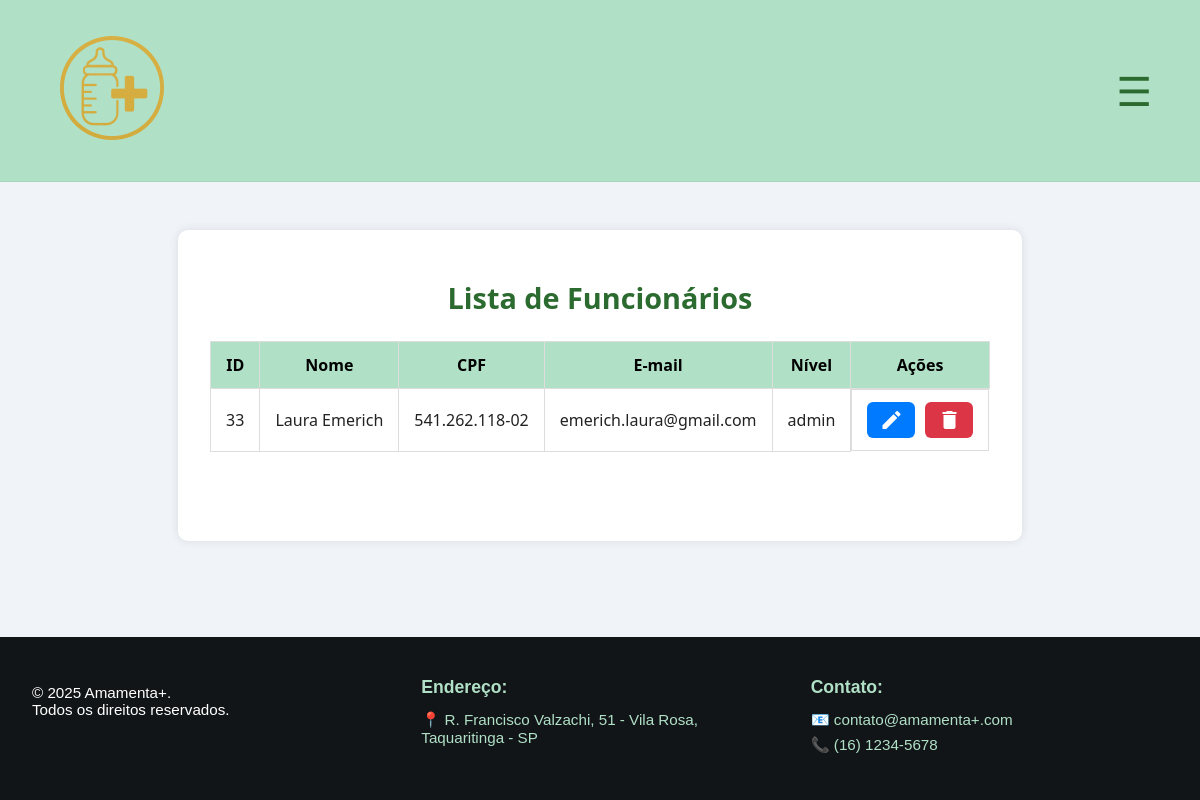
/assets/visualizar-funcionarios.php (signed in), run on the app's committed database.
### tables this page shows
CREATE TABLE `usuarios` (
  `id` int(11) NOT NULL,
  `nome` varchar(100) DEFAULT NULL,
  `email` varchar(100) DEFAULT NULL,
  `cpf` varchar(14) DEFAULT NULL,
  `senha` varchar(255) NOT NULL,
  `nivel` enum('admin','funcionario') NOT NULL
);

### assets/visualizar-funcionarios.php (the view, shortened to what this page needs)
<?php
include "processamento/conexao.php";
?>
<!DOCTYPE html>
<html lang="pt-BR">
<head>
<link rel="stylesheet" href="/SistemaBL/style/style.css">
</head>
<body>
<?php include "header.php"; ?>
<div class="funcionarios-container">
  <h2>Lista de Funcionários</h2>
  <div style="overflow-x:auto;">
    <table class="styled-table">
      <thead>
        <tr>
          <th>ID</th>
          <th>Nome</th>
          <th>CPF</th>
          <th>E-mail</th>
          <th>Nível</th>
          <th>Ações</th>
        </tr>
      </thead>
      <tbody>
      <?php
      $sql = "SELECT * FROM usuarios ORDER BY nome ASC";
      $resultado = $conn->query($sql);
      if ($resultado->num_rows > 0) {
        while ($row = $resultado->fetch_assoc()) {
          echo "<tr>";
          echo "<td>".htmlspecialchars($row['id'])."</td>";
          echo "<td>".htmlspecialchars($row['nome'])."</td>";
          echo "<td>".htmlspecialchars($row['cpf'])."</td>";
          echo "<td>".htmlspecialchars($row['email'])."</td>";
          echo "<td>".htmlspecialchars($row['nivel'])."</td>";
          echo "<td class='acoes'>
                  <a href='editar-funcionario.php?id=".$row['id']."' class='editar' title='Editar'>
                    <span class='material-icons'>edit</span>
                  </a>
                  <a href='#' class='excluir' data-id='".$row['id']."' data-nome='".htmlspecialchars($row['nome'])."' title='Excluir'>
                    <span class='material-icons'>delete</span>
                  </a>
                </td>";
          echo "</tr>";
        }
      } else {
        echo "<tr><td colspan='6'>Nenhum funcionário encontrado.</td></tr>";
      }
      ?>
      </tbody>
    </table>
  </div>
</div>
<?php include "footer.php"; ?>
</body>
</html>

### style/style.css (style rules this page uses)
:root { --cor-fundo-pagina: #f0f4f8; --cor-fundo-form: #ffffff; --cor-texto: #222222; --cor-borda-input: #cccccc; --cor-botao: #2e7d32; --cor-botao-hover: #388e3c; --dourado: rgb(212, 175, 55); --verde-menta: rgb(176, 224, 198); }
* { margin: 0; padding: 0; box-sizing: border-box; }
body { font-family: 'Segoe UI', Tahoma, Geneva, Verdana, sans-serif; background-color: var(--cor-fundo-pagina); color: var(--cor-texto); padding: 0; margin: 0; height: 100%; display: flex; flex-direction: column; }
h2 { text-align: center; color: var(--dourado); margin-bottom: 2rem; font-size: 1.8rem; margin-top: 0; padding-top: 1rem; }

### style/header.css (style rules this page uses)
:root { --dourado-principal: rgb(212, 175, 55); --verde-menta-suave: rgb(176, 224, 198); --verde-escuro: rgb(44, 107, 47); --preto: rgb(0, 0, 0); --laranja: rgb(255, 112, 67); --amarelo-claro: rgb(255, 215, 0); --cinza220: rgb(220, 220, 220); }
html, body { margin: 0; padding: 0; width: 100%; overflow-x: hidden; }

### style/footer.css (style rules this page uses)
:root { --dourado: rgb(212, 175, 55); --verde-menta-suave: rgb(176, 224, 198); --verde-escuro: rgb(44, 107, 47); --cor-fundo-pagina: #f0f4f8; --cor-texto: #222; --cor-input-border: #ccc; --cor-input-focus: var(--verde-escuro); --cor-botao: var(--verde-escuro); --cor-botao-hover: #2e7d32; --footer-bg: #121518; --footer-text: #ffffff; --footer-link: var(--verde-menta-suave); --footer-link-hover: var(--dourado); }

### assets/visualizar-funcionarios.php (style rules this page uses)
html, body { height: 100%; margin: 0; display: flex; flex-direction: column; }
.funcionarios-container { flex: 1; }
.funcionarios-container { max-width: 1100px; margin: 2rem auto; background-color: #fff; padding: 2rem; border-radius: 10px; box-shadow: 0 0 10px rgba(0,0,0,0.1); overflow-x: auto; }
.funcionarios-container h2 { text-align: center; color: var(--verde-escuro); margin-bottom: 1.5rem; }
.funcionarios-container .styled-table { width: 100%; border-collapse: collapse; font-size: 1rem; min-width: 600px; }
.funcionarios-container .styled-table thead { background-color: var(--verde-menta-suave); color: var(--preto); }
.funcionarios-container .styled-table th, .funcionarios-container .styled-table td { border: 1px solid #ddd; padding: 12px 15px; text-align: center; }
.funcionarios-container .acoes { display: flex; justify-content: center; gap: 10px; }
.funcionarios-container .acoes a { display: inline-flex; align-items: center; justify-content: center; padding: 6px 12px; border-radius: 6px; color: white; text-decoration: none; font-weight: bold; transition: all 0.3s ease; }
.funcionarios-container .acoes a.editar { background-color: #007bff; }
.funcionarios-container .acoes a.excluir { background-color: #dc3545; }

### data on the page
usuarios: id "33", nome "Laura Emerich", cpf "541.262.118-02", email "emerich.laura@gmail.com", nivel "admin"
